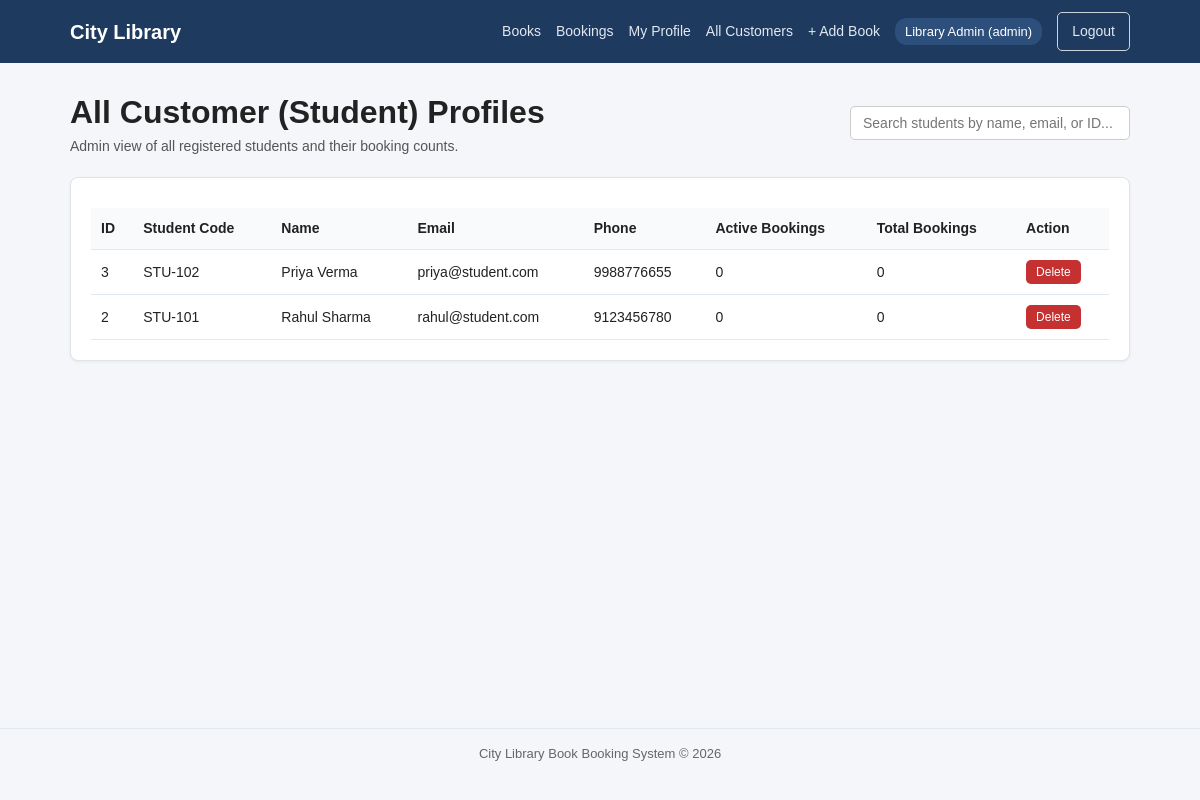
Screenshot of /admin/profiles (signed in) with the database file from the repository.
### tables this page shows
CREATE TABLE users (
            id INTEGER PRIMARY KEY AUTOINCREMENT,
            name TEXT NOT NULL,
            email TEXT UNIQUE NOT NULL,
            password_hash TEXT NOT NULL,
            role TEXT NOT NULL DEFAULT 'student',
            phone TEXT DEFAULT '',
            student_code TEXT DEFAULT '',
            created_at TEXT DEFAULT CURRENT_TIMESTAMP
        );

### main.py (the view)
@app.get("/admin/profiles")
def admin_all_profiles(request: Request, msg: str = ""):
    user = require_login(request)
    if not user:
        return RedirectResponse(url="/login", status_code=303)
    if not is_admin(user):
        raise HTTPException(status_code=403, detail="Access denied: Admins only.")
    conn = get_connection()
    customers = conn.execute(
        """
        SELECT u.*,
               COUNT(CASE WHEN b.status = 'booked' THEN 1 END) AS active_bookings,
               COUNT(b.id) AS total_bookings
        FROM users u
        LEFT JOIN bookings b ON u.id = b.user_id
        WHERE u.role = 'student'
        GROUP BY u.id
        ORDER BY u.id DESC
        """
    ).fetchall()
    conn.close()
    return templates.TemplateResponse(
        request=request,
        name="admin_profiles.html",
        context={"user": user, "customers": customers, "msg": msg},
    )

### templates/admin_profiles.html (shortened to what this page needs)
{% extends "base.html" %}
{% block content %}
<div class="page-header">
    <div>
        <h1>All Customer (Student) Profiles</h1>
        <p class="subtitle">Admin view of all registered students and their booking counts.</p>
    </div>
    <input type="text" id="customerSearch" class="search-input" placeholder="Search students by name, email, or ID...">
</div>
<div class="card">
    {% if customers %}
    <table class="table" id="customerTable">
        <thead>
            <tr>
                <th>ID</th>
                <th>Student Code</th>
                <th>Name</th>
                <th>Email</th>
                <th>Phone</th>
                <th>Active Bookings</th>
                <th>Total Bookings</th>
                <th>Action</th>
            </tr>
        </thead>
        <tbody>
            {% for c in customers %}
            <tr data-search="{{ c.name|lower }} {{ c.email|lower }} {{ c.student_code|lower }}">
                <td>{{ c.id }}</td>
                <td>{{ c.student_code or '-' }}</td>
                <td>{{ c.name }}</td>
                <td>{{ c.email }}</td>
                <td>{{ c.phone or '-' }}</td>
                <td>{{ c.active_bookings }}</td>
                <td>{{ c.total_bookings }}</td>
                <td>
                    <form action="/admin/profiles/delete/{{ c.id }}" method="post" onsubmit="return confirmAction('Delete this student account and their bookings?');">
                        <button type="submit" class="btn btn-danger btn-sm">Delete</button>
                    </form>
                </td>
            </tr>
            {% endfor %}
        </tbody>
    </table>
    {% else %}
        <p>No student profiles registered yet.</p>
    {% endif %}
</div>
{% endblock %}

### templates/base.html (shortened to what this page needs)
<!DOCTYPE html>
<html lang="en">
<head>
    <link rel="stylesheet" href="/static/style.css">
</head>
<body>
    <nav class="navbar">
        <div class="nav-container">
            <a href="/" class="brand">City Library</a>
            <div class="nav-links">
                <a href="/">Books</a>
                {% if user %}
                    <a href="/bookings">Bookings</a>
                    <a href="/profile">My Profile</a>
                    {% if user.role == 'admin' %}
                        <a href="/admin/profiles">All Customers</a>
                        <a href="/books/add">+ Add Book</a>
                    {% endif %}
                    <span class="user-badge">{{ user.name }} ({{ user.role }})</span>
                    <a href="/logout" class="btn btn-outline">Logout</a>
                {% else %}
                    <a href="/login">Login</a>
                    <a href="/register" class="btn btn-primary">Register</a>
                {% endif %}
            </div>
        </div>
    </nav>
    <main class="container">
        {% block content %}{% endblock %}
    </main>
    <footer class="footer">
        <p>City Library Book Booking System &copy; 2026</p>
    </footer>
</body>
</html>

### static/style.css (style rules this page uses)
* { box-sizing: border-box; margin: 0; padding: 0; }
body { font-family: Arial, Helvetica, sans-serif; background-color: #f4f6f9; color: #222; line-height: 1.5; }
.navbar { background-color: #1e3a5f; color: #fff; padding: 12px 0; }
.nav-container { max-width: 1100px; margin: 0 auto; padding: 0 20px; display: flex; justify-content: space-between; align-items: center; flex-wrap: wrap; gap: 10px; }
.brand { color: #fff; font-size: 20px; font-weight: bold; text-decoration: none; }
.nav-links { display: flex; align-items: center; gap: 15px; flex-wrap: wrap; }
.nav-links a { color: #e2e8f0; text-decoration: none; font-size: 14px; }
.user-badge { background-color: #2d4f7c; padding: 4px 10px; border-radius: 12px; font-size: 13px; }
.container { max-width: 1100px; margin: 25px auto; padding: 0 20px; min-height: 75vh; }
.page-header { display: flex; justify-content: space-between; align-items: center; flex-wrap: wrap; gap: 15px; margin-bottom: 20px; }
.subtitle { color: #555; font-size: 14px; }
.search-input { padding: 8px 12px; border: 1px solid #ccc; border-radius: 5px; width: 280px; font-size: 14px; }
.card { background: #fff; padding: 20px; border-radius: 8px; border: 1px solid #e0e4e8; box-shadow: 0 1px 3px rgba(0, 0, 0, 0.06); }
.btn { display: inline-block; padding: 8px 14px; border: none; border-radius: 5px; cursor: pointer; font-size: 14px; text-decoration: none; text-align: center; }
.btn-danger { background-color: #c53030; color: #fff; }
.btn-outline { border: 1px solid #cbd5e0; color: #fff; background: transparent; }
.btn-sm { padding: 5px 10px; font-size: 12px; }
.table { width: 100%; border-collapse: collapse; margin-top: 10px; }
.table th, .table td { padding: 10px; border-bottom: 1px solid #e2e8f0; text-align: left; font-size: 14px; }
.table th { background-color: #f8fafc; }
.footer { text-align: center; padding: 15px; color: #666; font-size: 13px; border-top: 1px solid #e2e8f0; margin-top: 40px; }

### rows the page displays
users: name "Library Admin", role "admin"
users: id "3", student_code "STU-102", name "Priya Verma", email "priya@student.com", phone "9988776655", active_bookings "0", total_bookings "0"
users: id "2", student_code "STU-101", name "Rahul Sharma", email "rahul@student.com", phone "9123456780", active_bookings "0", total_bookings "0"
